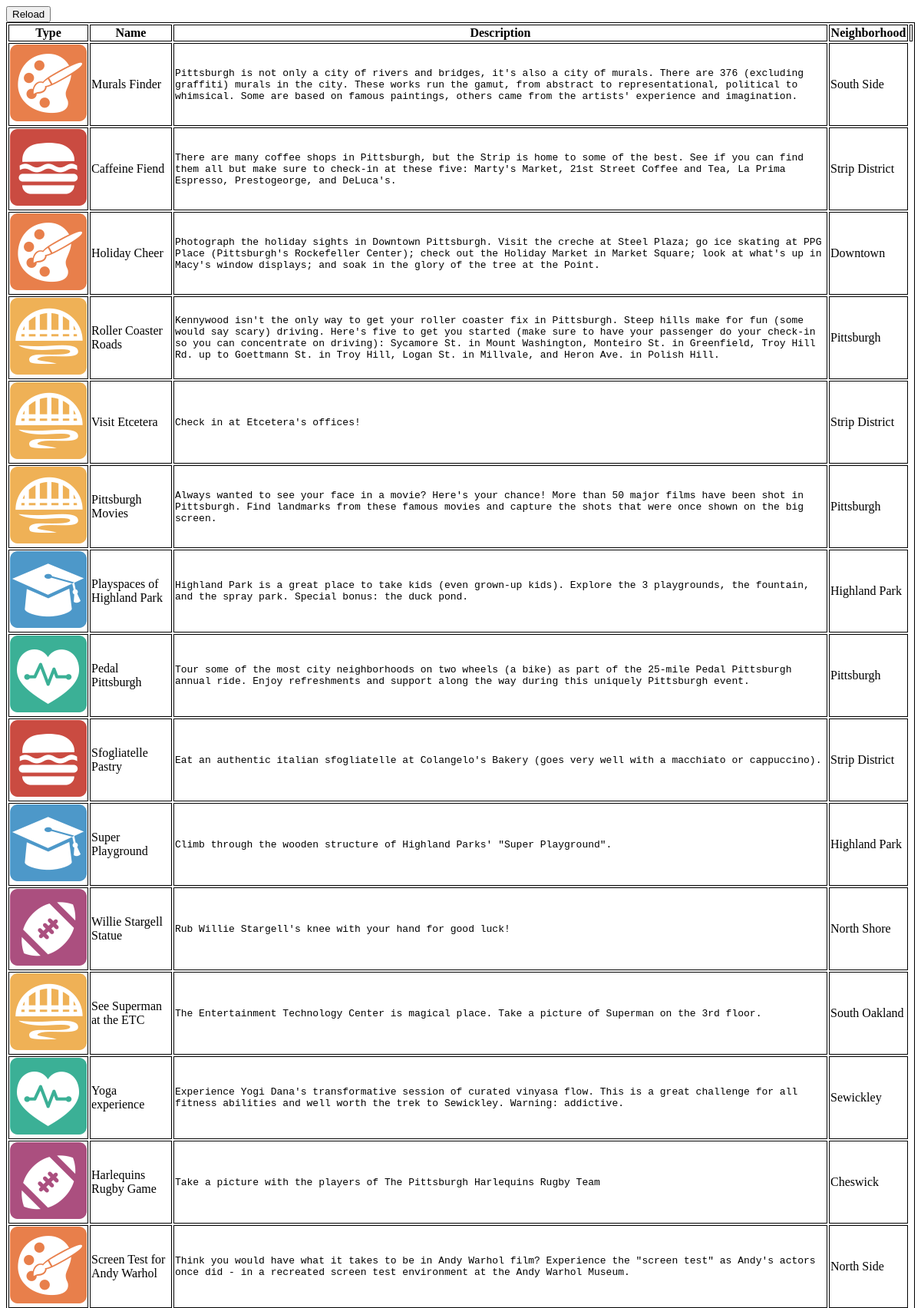
Screenshot of /www/dba/missionIndex.php (upper part) with the database file from the repository.
### tables this page shows
CREATE TABLE mission (
  id int(11) NOT NULL AUTO_INCREMENT,
  sortOrder int(11) NOT NULL,
  `name` varchar(100) NOT NULL,
  description varchar(10000) NOT NULL,
  neighborhood varchar(1000) NOT NULL,
  `type` varchar(100) NOT NULL,
  tags varchar(1000) NOT NULL,
  locationsOrdered tinyint(1) unsigned NOT NULL,
  startDate timestamp NOT NULL DEFAULT '0000-00-00 00:00:00',
  endDate timestamp NOT NULL DEFAULT '0000-00-00 00:00:00',
  timeEstimate int(11) NOT NULL,
  showLocations tinyint(1) NOT NULL,
  photo tinyint(1) NOT NULL,
  PRIMARY KEY (id)
);

### www/dba/missionIndex.php (the view, shortened to what this page needs)
<!DOCTYPE html>
<html>
<head>
<link rel="stylesheet" type="text/css" href="/dba/dba.css">
</head>
<body>
<?php
$db = new mysqli("localhost", "pgh-challenge", "5NdSW4FaAqQXthqs", "game");
$table = "mission";
$stmt = $db->prepare("select type, name, description, neighborhood from $table order by sortOrder asc");
echo "<input class=\"refreshBtn\" type=\"button\" value=\"Reload\" onclick=\"refreshPage()\" />\n";
echo "<table id=\"dataTable\">\n";
echo "<tr><th>Type</th><th>Name</th><th>Description</th><th>Neighborhood</th>";
echo "<td></td></tr>\n";
$stmt->execute();
$stmt->bind_result($type, $name, $desc, $neighborhood);
$missionCount = 0;
while($stmt->fetch())
{
	echo "<tr>".
	"<td><img src=\"/images/typeIcon/$type.png\"/></td><td>$name</td><td><pre>".htmlspecialchars($desc)."</pre></td><td>$neighborhood</td>";
	echo "</tr>\n";
	$missionCount++;
}
echo "</table>\n<hr/>Total Missions: $missionCount\n";
?>
</body>
</html>

### www/dba/dba.css (style rules this page uses)
table, tr, td, th { border: 1px solid black; }
.refreshBtn { vertical-align: top; display:block; }
pre { white-space: normal; }

### rows the page displays
mission: type (picture), name "Murals Finder", description "Pittsburgh is not only a city of rivers and bridges, it's also a city of murals. There are 376 (excluding graffiti) murals in the city. These works run the gamut, from abstract to representational, political to whimsical. Some are based on famous paintings, others came from the artists' experience and imagination.", neighborhood "South Side"
mission: type (picture), name "Caffeine Fiend", description "There are many coffee shops in Pittsburgh, but the Strip is home to some of the best. See if you can find them all but make sure to check-in at these five: Marty's Market, 21st Street Coffee and Tea, La Prima Espresso, Prestogeorge, and DeLuca's.", neighborhood "Strip District"
mission: type (picture), name "Holiday Cheer", description "Photograph the holiday sights in Downtown Pittsburgh. Visit the creche at Steel Plaza; go ice skating at PPG Place (Pittsburgh's Rockefeller Center); check out the Holiday Market in Market Square; look at what's up in Macy's window displays; and soak in the glory of the tree at the Point.", neighborhood "Downtown"
mission: type (picture), name "Roller Coaster Roads", description "Kennywood isn't the only way to get your roller coaster fix in Pittsburgh. Steep hills make for fun (some would say scary) driving. Here's five to get you started (make sure to have your passenger do your check-in so you can concentrate on driving): Sycamore St. in Mount Washington, Monteiro St. in Greenfield, Troy Hill Rd. up to Goettmann St. in Troy Hill, Logan St. in Millvale, and Heron Ave. in Polish Hill.", neighborhood "Pittsburgh"
mission: type (picture), name "Visit Etcetera", description "Check in at Etcetera's offices!", neighborhood "Strip District"
mission: type (picture), name "Pittsburgh Movies", description "Always wanted to see your face in a movie? Here's your chance! More than 50 major films have been shot in Pittsburgh. Find landmarks from these famous movies and capture the shots that were once shown on the big screen.", neighborhood "Pittsburgh"
mission: type (picture), name "Playspaces of Highland Park", description "Highland Park is a great place to take kids (even grown-up kids). Explore the 3 playgrounds, the fountain, and the spray park. Special bonus: the duck pond.", neighborhood "Highland Park"
mission: type (picture), name "Pedal Pittsburgh", description "Tour some of the most city neighborhoods on two wheels (a bike) as part of the 25-mile Pedal Pittsburgh annual ride. Enjoy refreshments and support along the way during this uniquely Pittsburgh event.", neighborhood "Pittsburgh"
mission: type (picture), name "Sfogliatelle Pastry", description "Eat an authentic italian sfogliatelle at Colangelo's Bakery (goes very well with a macchiato or cappuccino).", neighborhood "Strip District"
mission: type (picture), name "Super Playground", description "Climb through the wooden structure of Highland Parks' \"Super Playground\".", neighborhood "Highland Park"
mission: type (picture), name "Willie Stargell Statue", description "Rub Willie Stargell's knee with your hand for good luck!", neighborhood "North Shore"
mission: type (picture), name "See Superman at the ETC", description "The Entertainment Technology Center is magical place. Take a picture of Superman on the 3rd floor.", neighborhood "South Oakland"
mission: type (picture), name "Yoga experience", description "Experience Yogi Dana's transformative session of curated vinyasa flow. This is a great challenge for all fitness abilities and well worth the trek to Sewickley. Warning: addictive.", neighborhood "Sewickley"
mission: type (picture), name "Harlequins Rugby Game", description "Take a picture with the players of The Pittsburgh Harlequins Rugby Team", neighborhood "Cheswick"
mission: type (picture), name "Screen Test for Andy Warhol", description "Think you would have what it takes to be in Andy Warhol film? Experience the \"screen test\" as Andy's actors once did - in a recreated screen test environment at the Andy Warhol Museum.", neighborhood "North Side"
